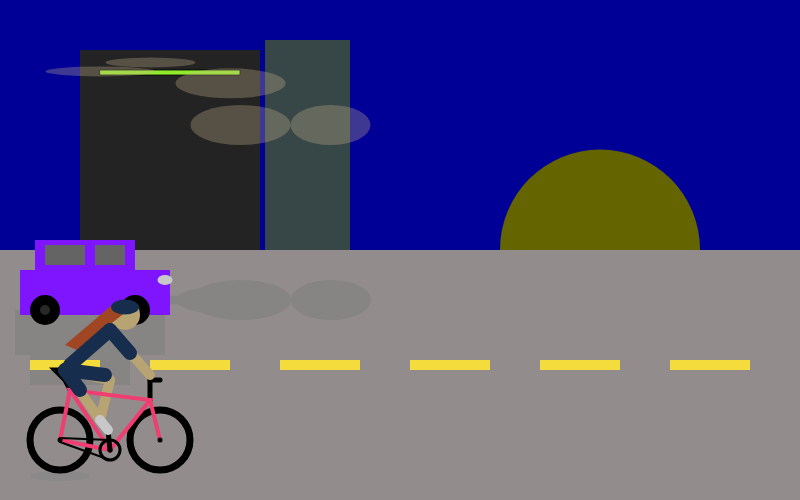
Frame 1 (no input)
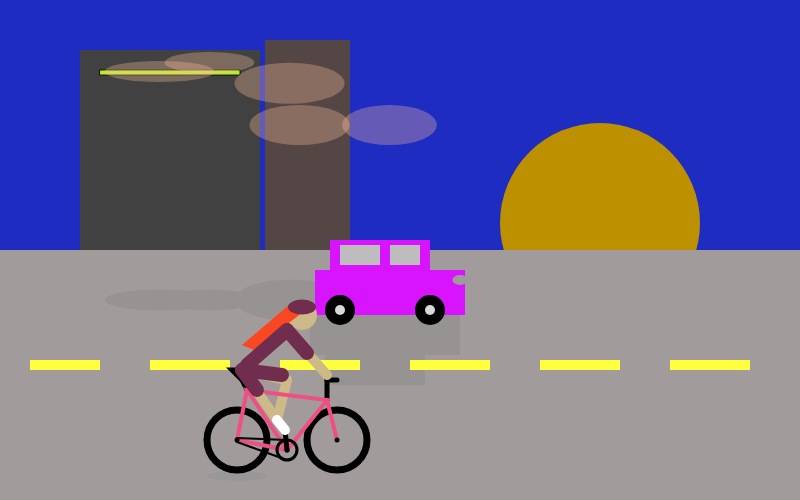
Frame 60 (no input)
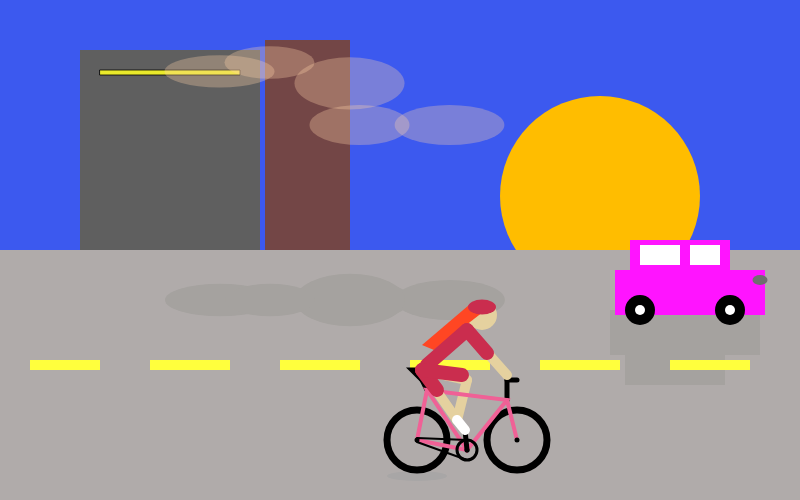
Frame 120 (the mouse pressed at the canvas centre since frame 60)

The p5.js sketch that drew these frames (run headless with seeded random() and noise() and a simulated clock; from frame 60 on, the mouse is pressed at the canvas centre):

// p5.js sketch
// ── sketch.js
var x = 0;
var direccion = 1;
var soly = 0;
var nubey = 0;
var vent = 100;
var carx = 0;

function setup() {
  createCanvas(800, 500);
  soly = height / 2;
}

function draw() {
  background(255);
  noStroke();
 
  
  // cielo
  fill(x / 6, x / 4, 150 + x / 4);
  rect(0, 0, width, height / 2);
  // sol
  fill(100 + x / 2, 100 + x / 4, 0);
  soly = soly - 0.45
  ellipse(3 * width / 4, soly, 200, 200);


  // acera
  fill(146 + x / 12, 141 + x / 12, 140 + x / 12);
  rect(0, height / 2, width, height);
  
   //edificio 1
 fill(35 + x/6);
  beginShape(0);
  quad(80, 250, 80, 50, 260, 50, 260, 250);
  endShape(CLOSE);
  
  //ventanas
  fill(145 + x/4, 234, 43);
  stroke(0);
  strokeWeight(0.8);
  beginShape(0);
  vent = vent 
  rect(vent,70, 140, 5);

  
  //edificio 2
 fill(55 + x/6, 70, 70);
  noStroke(0);
  beginShape(0);
  quad(265, 250, 265, 40, 350, 40, 350, 250);
  endShape(CLOSE);
  
  //ventanas edificio
  
  
  //nubes
  fill(200 + x , 180 + x / 12, 140 + x / 12, 80);
  noStroke(0);
  nubey = nubey + 0.5
  
  ellipse(nubey+240, height/4, 100, 40);
  ellipse(nubey+330, height/4, 80+x/12, 40);
  ellipse(nubey+230, height/6, 110, 30+x/16);
  ellipse(nubey+100, height/7, 110, 10+x/16);
  ellipse(nubey+150, height/8, 90, 10+x/16);
  
  //sombra nubes
  fill(135 + x / 12, 132 + x / 12, 132 + x / 13);
  noStroke(0);
  nubey = nubey + 0.5
  
  ellipse(nubey+240, height - 200 , 100, 40);
  ellipse(nubey+330, height - 200, 80+x/12, 40);
  ellipse(nubey+230, height - 200, 110, 30+x/16);
  ellipse(nubey+100, height - 200, 110, 10+x/16);
  ellipse(nubey+150, height - 200, 90, 10+x/16);
  
  //sombra sol
/*
  if (soly < height / 4) {
    fill(135 + x / 12, 132 + x / 12, 132 + x / 13);
    noStroke(0);
    ellipse(600, x / 12 + 300, 100, x / 8 + 10);
  }
  */
  
   //sombra carro
  //parte de arriba
  rect(30 + carx, 340, 100, 45);
  //parte de abajo
  rect(15 + carx, 310, 150, 45);
  
  //carro
  beginShape(0);
  fill(127 + x / 2, 20, 255);
  carx = carx + 5
  //parte de arriba
  rect(30 + carx, 240, 100, 45);
  //parte de abajo
  rect(15 + carx, 270, 150, 45);
  //ventanas
  fill(100 + x/2);
  rect(40 + carx, 245, 40, 20);
  rect(90 + carx, 245, 30, 20);
  
  //ruedas carro
  fill(0);
  //atras
  ellipse(40 + carx, 310, 30, 30);
  //adelante
  ellipse(130 + carx, 310, 30, 30);
  //interno
  fill(40 + x);
  ellipse(130 + carx, 310, 10, 10);
  ellipse(40 + carx, 310, 10, 10);
  
  //luces
  fill(200 - x/4);
  ellipse(160 + carx, 280, 15, 10);
  
 
  
  
  
 
  //pierna de atrás
  stroke(184 + x/8, 164 + x/8, 114 + x/8);
  strokeWeight(10);
  line(110 + x, 380, 100 + x, 420);
  
  //sombra ruedas
  fill(138 + x / 12, 136 + x / 12, 136 + x / 12);
  noStroke(0);
  ellipse(x + 60, 476, 60, 10);

  if ((x >= 0) && (x <= 800)) {
    // Ruedas
    stroke(0);
    strokeWeight(7);
    fill(146 + x / 12, 141 + x / 12, 140 + x / 12);
    ellipse(x + 60, 440, 60, 60);
    ellipse(x + 160, 440, 60, 60);
  }

  //Linas del piso

  noStroke(0);
  fill(245 + x / 2, 220 + x / 4, 61);
  quad(30, 360, 30, 370, 100, 370, 100, 360);
  quad(150, 360, 150, 370, 230, 370, 230, 360);
  quad(280, 360, 280, 370, 360, 370, 360, 360);
  quad(410, 360, 410, 370, 490, 370, 490, 360);
  quad(540, 360, 540, 370, 620, 370, 620, 360);
  quad(670, 360, 670, 370, 750, 370, 750, 360);



  //poste sillin
  stroke(0);
  strokeWeight(5);
  fill(0);
  line(x + 60, 370, x + 70, 390);

  triangle(x + 65, 380, x + 75, 370, x + 55, 370);
  //manubrio
strokeWeight(5);
  line(x + 150, 400, x + 150, 380);
  line(x + 150, 380, x + 160, 380);


  // marco
  stroke(240, 61 + x / 10, 114 + x / 10);
   strokeWeight(4);
  noFill(0);
  triangle(x + 70, 390, x + 110, 450, x + 150, 400);
  line(x + 70, 390, x + 60, 440);
  line(x + 60, 440, x + 110, 450);
  line(x + 150, 400, x + 160, 440);

      
  //cadena
  stroke(0);
  strokeWeight(2);
  line(x+110, 440, x+ 60, 438);
  line(x+110, 460, x+ 60, 442);

  //plato
  stroke(0);
  strokeWeight(3);
  ellipse(x + 110, 450, 20, 20);
  strokeWeight(5);
  point(x + 110, 450);
  strokeWeight(5);
  point(x + 60, 440);
  strokeWeight(5);
  point(x + 160, 440);
  line(108 + x, 430 , 110 + x, 450);
  
  //Persona bici 
  fill(184 + x/8, 164 + x/8, 114 + x/8);
  noStroke(0);
  ellipse(125 + x, 315, 30, 30);
  stroke(184 + x/8, 164 + x/8, 114 + x/8);
  strokeWeight(10);
  line(65 + x, 370, 125 + x, 315);
  
  line(65 + x, 370, 110 + x, 380);
  line(65 + x, 370, 100 + x, 420);
  
  line(110 + x, 330, 150 + x, 375);
  
  fill(160 + x/2, 70, 35);
  noStroke(0);
  beginShape(0);
  quad(135 + x, 305, 77 + x, 350, 65 + x, 345, 112 + x, 305);
  endShape(CLOSE);
  
  fill(23 + x/2, 45, 78);
  noStroke(0);
  ellipse(125 + x, 307, 28, 15);
  
  //ropa persona
  beginShape(0);
  stroke(23 + x/2, 45, 78);
  strokeWeight(14);
  line(65 + x, 370, 80 + x, 390);
  line(110 + x, 330, 130 + x, 353);
  line(110 + x, 330, 70 + x, 365);
  line(65 + x, 370, 105 + x, 375);
  
  stroke(200 + x);
  strokeWeight(10);
  line(100 + x, 420, 108 + x, 430);

  if (x >= 800) {
    x = 0
  }


  x = x + 3 * direccion;
  if ((x > width) || (x < 0)) {
    direccion = direccion * -1;
  }
  
}
